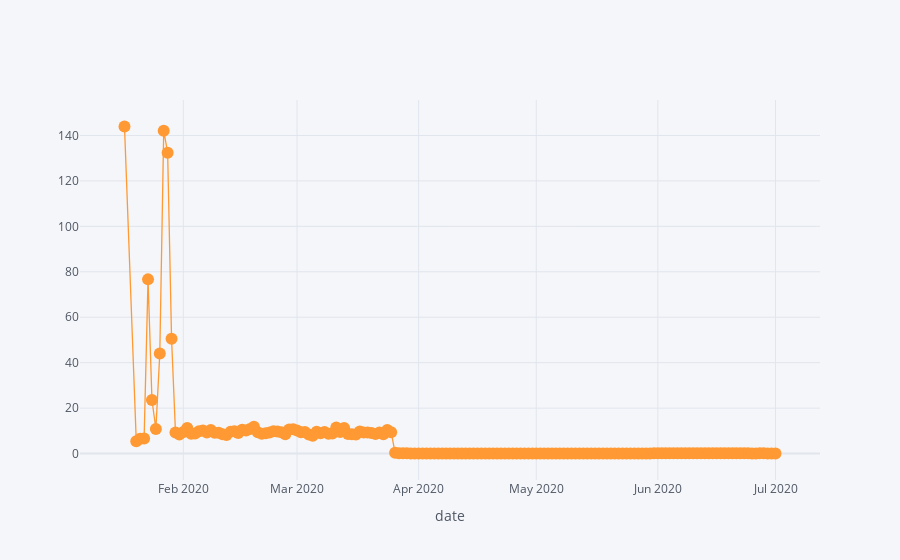

Notebook code for this chart:
### Code cell
# случайно сделала подсчет ARPU без когорт, пусть останется

arpu = get_ARPU()

### Figure 1 — Plotly figure (JSON) as saved in the notebook; plotly's stock layout.template omitted (floating-point values rounded to 4 significant figures; data arrays with more than 128 entries replaced by an {"elided": "..."} marker saying what was removed)
{"data": [{"line": {"color": "rgba(255, 153, 51, 1.0)", "dash": "solid", "shape": "linear", "width": 1.3}, "marker": {"size": 12, "symbol": "circle"}, "mode": "lines+markers", "name": "arpu", "text": "", "type": "scatter", "x": {"elided": "165 str values"}, "y": {"elided": "165 float values"}}], "layout": {"legend": {"bgcolor": "#F5F6F9", "font": {"color": "#4D5663"}}, "paper_bgcolor": "#F5F6F9", "plot_bgcolor": "#F5F6F9", "title": {"font": {"color": "#4D5663"}}, "xaxis": {"gridcolor": "#E1E5ED", "showgrid": true, "tickfont": {"color": "#4D5663"}, "title": {"font": {"color": "#4D5663"}, "text": "date"}, "zerolinecolor": "#E1E5ED"}, "yaxis": {"gridcolor": "#E1E5ED", "showgrid": true, "tickfont": {"color": "#4D5663"}, "title": {"font": {"color": "#4D5663"}, "text": ""}, "zerolinecolor": "#E1E5ED"}}}
